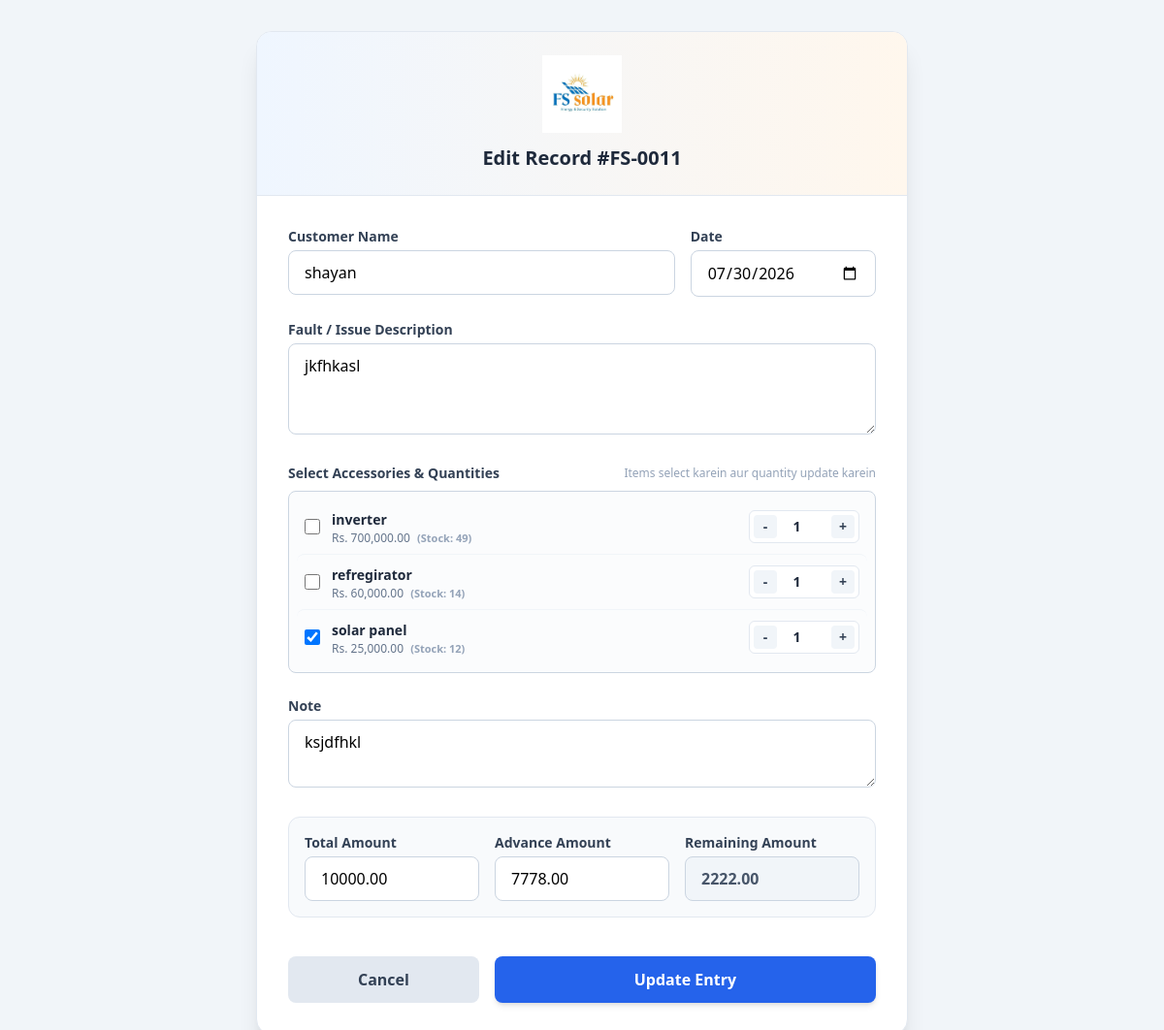
/edit.php?id=11, run on the app's committed database.
### tables this page shows
CREATE TABLE `service_entries`  (
  `id` int NOT NULL AUTO_INCREMENT,
  `customer_name` varchar(255) NOT NULL,
  `entry_date` date NOT NULL,
  `fault` text NOT NULL,
  `accessories` varchar(255) NULL DEFAULT NULL,
  `note` text NULL,
  `amount` decimal(10, 2) NULL DEFAULT 0.00,
  `advance` decimal(10, 2) NULL DEFAULT 0.00,
  `remaining` decimal(10, 2) NULL DEFAULT 0.00,
  `created_at` timestamp NULL DEFAULT CURRENT_TIMESTAMP,
  PRIMARY KEY (`id`) USING BTREE
);

CREATE TABLE `store_items`  (
  `id` int NOT NULL AUTO_INCREMENT,
  `item_name` varchar(255) NOT NULL,
  `item_price` decimal(10, 2) NOT NULL DEFAULT 0.00,
  `quantity` int NOT NULL DEFAULT 0,
  `item_description` text NULL,
  `created_at` timestamp NULL DEFAULT CURRENT_TIMESTAMP,
  PRIMARY KEY (`id`) USING BTREE
);

### edit.php (the view, shortened to what this page needs)
<?php
require_once 'connection.php';
$id = $_GET['id'] ?? null;
$stmt = $pdo->prepare("SELECT * FROM service_entries WHERE id = :id");
$stmt->execute([':id' => $id]);
$entry = $stmt->fetch(PDO::FETCH_ASSOC);
$store_items = [];
try {
    $stmt_items = $pdo->query("SELECT * FROM store_items ORDER BY item_name ASC");
    $store_items = $stmt_items->fetchAll(PDO::FETCH_ASSOC);
} catch (Exception $e) {
}
$parsed_saved_accessories = [];
if (!empty($entry['accessories'])) {
    $raw_parts = explode(',', $entry['accessories']);
    foreach ($raw_parts as $part) {
        $part = trim($part);
        if (preg_match('/^(.*?)\s*\(x(\d+)\)$/', $part, $matches)) {
            $name_item = trim($matches[1]);
            $qty_item = (int)$matches[2];
            $parsed_saved_accessories[$name_item] = $qty_item;
        } else if (!empty($part)) {
            $parsed_saved_accessories[$part] = 1;
        }
    }
}
?>
<!DOCTYPE html>
<html lang="en">
<head>
    <script src="https://cdn.tailwindcss.com"></script>
</head>
<body class="bg-slate-100 min-h-screen py-8 px-4 flex items-center justify-center">
    <div class="max-w-2xl w-full bg-white rounded-2xl shadow-xl overflow-hidden border border-slate-200">
        <div class="bg-gradient-to-r from-blue-50 to-orange-50 p-6 text-center border-b border-slate-200">
            <div class="flex justify-center mb-3">
                <img src="logo.jpeg" alt="FS Solar Logo" class="h-20 object-contain" onError="this.onerror=null; this.src='https://via.placeholder.com/200x80?text=FS+Solar';" />
            </div>
            <h2 class="text-xl font-bold text-slate-800">Edit Record #FS-<?php echo str_pad($entry['id'], 4, '0', STR_PAD_LEFT); ?></h2>
        </div>
        <form action="" method="POST" class="p-6 md:p-8 space-y-6">
            <div class="grid grid-cols-1 md:grid-cols-3 gap-4">
                <div class="md:col-span-2">
                    <label for="name" class="block text-sm font-semibold text-slate-700 mb-1">Customer Name</label>
                    <input type="text" id="name" name="name" required
                        value="<?php echo htmlspecialchars($entry['customer_name']); ?>"
                        class="w-full px-4 py-2.5 rounded-lg border border-slate-300 focus:ring-2 focus:ring-blue-500 focus:border-blue-500 outline-none transition">
                </div>
                <div>
                    <label for="date" class="block text-sm font-semibold text-slate-700 mb-1">Date</label>
                    <input type="date" id="date" name="date" required
                        value="<?php echo htmlspecialchars($entry['entry_date']); ?>"
                        class="w-full px-4 py-2.5 rounded-lg border border-slate-300 focus:ring-2 focus:ring-blue-500 focus:border-blue-500 outline-none transition">
                </div>
            </div>
            <div>
                <label for="fault" class="block text-sm font-semibold text-slate-700 mb-1">Fault / Issue Description</label>
                <textarea id="fault" name="fault" rows="3" required
                    class="w-full px-4 py-2.5 rounded-lg border border-slate-300 focus:ring-2 focus:ring-blue-500 focus:border-blue-500 outline-none transition"><?php echo htmlspecialchars($entry['fault']); ?></textarea>
            </div>
            <div>
                <div class="flex justify-between items-center mb-2">
                    <label class="block text-sm font-semibold text-slate-700">Select Accessories & Quantities</label>
                    <span class="text-xs text-slate-400">Items select karein aur quantity update karein</span>
                </div>
                <div class="max-h-60 overflow-y-auto border border-slate-300 rounded-lg divide-y divide-slate-100 bg-slate-50/50 p-2">
                    <?php if (!empty($store_items)): ?>
                        <?php foreach ($store_items as $item):
                            $stock = (int)($item['quantity'] ?? 0);
                            $itemName = $item['item_name'];
                            $isSelected = isset($parsed_saved_accessories[$itemName]);
                            $savedQty = $isSelected ? $parsed_saved_accessories[$itemName] : 1;
                            $availableCapacity = $stock + ($isSelected ? $savedQty : 0);
                            $isOutOfStock = $availableCapacity <= 0;
                        ?>
                            <div class="flex items-center justify-between p-2 rounded-lg hover:bg-white transition <?php echo $isOutOfStock ? 'opacity-50' : ''; ?>">
                                <div class="flex items-center gap-3">
                                    <input type="checkbox"
                                           name="items[]"
                                           id="item_check_<?php echo $item['id']; ?>"
                                           value="<?php echo $item['id']; ?>"
                                           data-price="<?php echo $item['item_price']; ?>"
                                           onchange="calculateAccessoriesTotal()"
                                           <?php echo $isSelected ? 'checked' : ''; ?>
                                           <?php echo $isOutOfStock ? 'disabled' : ''; ?>
                                           class="item-checkbox w-4 h-4 text-blue-600 rounded focus:ring-blue-500 cursor-pointer">
                                    <div>
                                        <label for="item_check_<?php echo $item['id']; ?>" class="text-sm font-semibold text-slate-800 cursor-pointer">
                                            <?php echo htmlspecialchars($itemName); ?>
                                        </label>
                                        <div class="text-xs text-slate-500">
                                            Rs. <?php echo number_format($item['item_price'], 2); ?>
                                            <span class="ml-1 text-[11px] font-bold <?php echo $isOutOfStock ? 'text-red-500' : 'text-slate-400'; ?>">
                                                (Stock: <?php echo $stock; ?>)
                                            </span>
                                        </div>
                                    </div>
                                </div>
                                <div class="flex items-center gap-1 bg-white border border-slate-200 rounded-md p-1">
                                    <button type="button"
                                            onclick="changeQty(<?php echo $item['id']; ?>, -1)"
                                            <?php echo $isOutOfStock ? 'disabled' : ''; ?>
                                            class="w-6 h-6 flex items-center justify-center bg-slate-100 text-slate-700 rounded hover:bg-slate-200 font-bold text-sm select-none">
                                        -
                                    </button>
                                    <input type="number"
                                           name="qty[<?php echo $item['id']; ?>]"
                                           id="qty_<?php echo $item['id']; ?>"
                                           value="<?php echo $savedQty; ?>"
                                           min="1"
                                           max="<?php echo $availableCapacity > 0 ? $availableCapacity : 1; ?>"
                                           oninput="calculateAccessoriesTotal()"
                                           <?php echo $isOutOfStock ? 'disabled' : ''; ?>
                                           class="w-12 text-center text-sm font-bold text-slate-800 outline-none">
                                    <button type="button"
                                            onclick="changeQty(<?php echo $item['id']; ?>, 1)"
                                            <?php echo $isOutOfStock ? 'disabled' : ''; ?>
                                            class="w-6 h-6 flex items-center justify-center bg-slate-100 text-slate-700 rounded hover:bg-slate-200 font-bold text-sm select-none">
                                        +
                                    </button>
                                </div>
                            </div>
                        <?php endforeach; ?>
                    <?php else: ?>
                        <div class="p-4 text-center text-xs text-slate-400">Store me koi items nahi hain. Store page se add karein.</div>
                    <?php endif; ?>
                </div>
            </div>
            <div>
                <label for="note" class="block text-sm font-semibold text-slate-700 mb-1">Note</label>
                <textarea id="note" name="note" rows="2"
                    class="w-full px-4 py-2.5 rounded-lg border border-slate-300 focus:ring-2 focus:ring-blue-500 focus:border-blue-500 outline-none transition"><?php echo htmlspecialchars($entry['note']); ?></textarea>
            </div>
            <div class="grid grid-cols-1 md:grid-cols-3 gap-4 bg-slate-50 p-4 rounded-xl border border-slate-200">
                <div>
                    <label for="amount" class="block text-sm font-semibold text-slate-700 mb-1">Total Amount</label>
                    <input type="number" step="0.01" id="amount" name="amount" oninput="calculateRemaining()"
                        value="<?php echo htmlspecialchars($entry['amount']); ?>"
                        class="w-full px-4 py-2.5 rounded-lg border border-slate-300 focus:ring-2 focus:ring-blue-500 focus:border-blue-500 outline-none transition bg-white">
                </div>
                <div>
                    <label for="advance" class="block text-sm font-semibold text-slate-700 mb-1">Advance Amount</label>
                    <input type="number" step="0.01" id="advance" name="advance" oninput="calculateRemaining()"
                        value="<?php echo htmlspecialchars($entry['advance']); ?>"
                        class="w-full px-4 py-2.5 rounded-lg border border-slate-300 focus:ring-2 focus:ring-blue-500 focus:border-blue-500 outline-none transition bg-white">
                </div>
                <div>
                    <label for="remaining" class="block text-sm font-semibold text-slate-700 mb-1">Remaining Amount</label>
                    <input type="number" step="0.01" id="remaining" name="remaining" readonly
                        value="<?php echo htmlspecialchars($entry['remaining']); ?>"
                        class="w-full px-4 py-2.5 rounded-lg border border-slate-300 bg-slate-100 text-slate-600 font-bold outline-none cursor-not-allowed">
                </div>
            </div>
            <div class="flex items-center gap-4 pt-4">
                <a href="show.php?id=<?php echo $entry['id']; ?>"
                    class="w-1/3 text-center bg-slate-200 hover:bg-slate-300 text-slate-700 font-bold py-3 px-4 rounded-lg transition duration-200">
                    Cancel
                </a>
                <button type="submit"
                    class="w-2/3 bg-blue-600 hover:bg-blue-700 text-white font-bold py-3 px-6 rounded-lg shadow-md hover:shadow-lg transition duration-200">
                    Update Entry
                </button>
            </div>
        </form>
    </div>
</body>
</html>

### data on the page
service_entries: id "0011", name "shayan", date "07/30/2026", fault "jkfhkasl", note "ksjdfhkl", amount "10000.00", advance "7778.00", remaining "2222.00"
store_items: item_name "inverter", item_price "700,000.00", quantity "49", id+item_name+quantity "1"
store_items: item_name "refregirator", item_price "60,000.00", quantity "14", id+item_name+quantity "1"
store_items: item_name "☑", item_name "solar panel", item_price "25,000.00", quantity "12", id+item_name+quantity "1"
